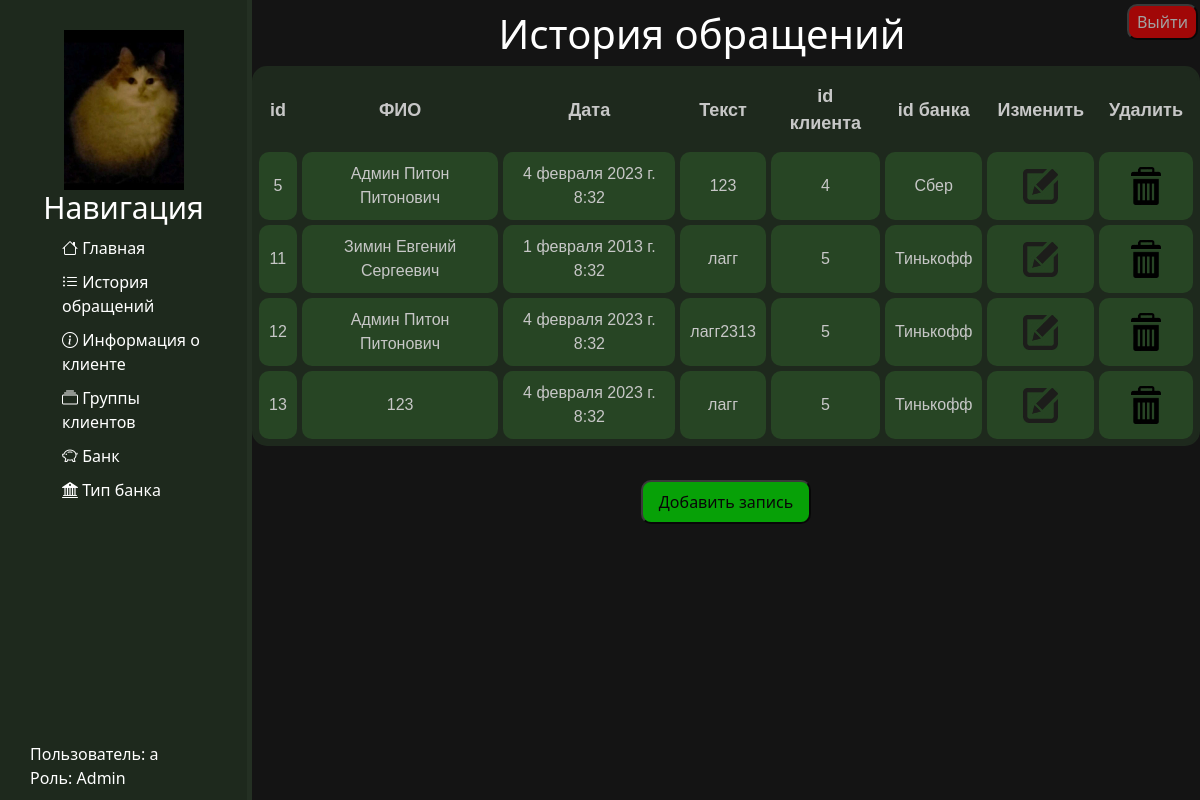
Page /table_show/0 (signed in) on the committed database.
### main/models.py (models this page shows, shortened)
class ClientInfo(models.Model):
    address = models.CharField('Адрес', max_length=150)
    age = models.IntegerField('Возраст', default=0)
    phoneNumber = models.IntegerField('Номер телефона', default=0)
    clientId = models.OneToOneField('ClientGroup', on_delete=models.CASCADE)
    names = ["id", "Адрес", "Возраст", "Номер телефона", "id клиента"]
    def __str__(self):
        return str(self.id)
    class Meta:
        verbose_name = 'Информация о клиенте'
        verbose_name_plural = 'Информация о клиентах'

class CallHistory(models.Model):
    fio = models.CharField('ФИО', max_length=100)
    date = models.DateTimeField('Дата обращения')
    text = models.CharField('Тип обращения', max_length=300)
    clientId = models.ForeignKey('ClientInfo', on_delete=models.CASCADE)##################
    bankId = models.ForeignKey('Bank', on_delete=models.CASCADE)##########################
    names = ["id", "ФИО", "Дата", "Текст", "id клиента", "id банка"]
    class Meta:
        verbose_name = 'История обращений'
        verbose_name_plural = 'История обращений'

class Bank(models.Model):
    bankName = models.CharField('Название банка', max_length=50)
    address = models.CharField('Адрес', max_length=150)
    bankType = models.ManyToManyField('BankType')############################
    names = ["id", "Название банка", "Адрес", "Тип банка"]
    def __str__(self):
        return self.bankName
    class Meta:
        verbose_name = 'Банк'
        verbose_name_plural = 'Банки'

### main/views.py (the view)
# urls.py: path('table_show/<int:idx>', views.table_view, name='table_show'),
def table_view(request, idx):
    role = get_role(request.user)
    locked_tables = [0, 1]
    if idx in locked_tables and (role == "Client" or role == ""):
        return redirect('/main')
    table = []
    model = [CallHistory, ClientInfo, ClientGroup, Bank, BankType]
    table_name = ["История обращений", "Информация о клиенте", "Группы клиентов", "Банк", "Тип банка"]
    if idx == 0:
        for m in CallHistory.objects.all():
            table.append({"id": m.id, 0: m.fio, 1: m.date, 2: m.text, 3: m.clientId, 4: m.bankId})
    elif idx == 1:
        for m in ClientInfo.objects.all():
            table.append({"id": m.id, 0: m.address, 1: m.age, 2: m.phoneNumber, 3: m.clientId})
    elif idx == 2:
        for m in ClientGroup.objects.all():
            table.append({"id": m.id, 0: m.isRelible, 1: m.isVIP, 2: m.type})
    elif idx == 3:
        for m in Bank.objects.all():
            table.append({"id": m.id, 0: m.bankName, 1: m.address, 3: ", ".join(map(str, m.bankType.all()))})
    elif idx == 4:
        for m in BankType.objects.all():
            table.append({"id": m.id, 0: m.bankType})
    return render(request, 'main/table_show.html',
                  {'table_id': idx,
                   'table': table,
                   'names': model[idx].names,
                   'table_name': table_name[idx],
                   'role': role})

### main/views.py (called while the page is built)
def get_role(user):
    template = ""
    if user.is_authenticated:
        if user.is_superuser:
            template = "Admin"
        elif user.groups.filter(name='Client').exists():
            template = "Client"
        elif user.groups.filter(name='Director').exists():
            template = "Director"
    return template

### main/templates/main/table_show.html (shortened to what this page needs)
{% extends 'main/layout.html' %}
{% load static %}
{% block content %}
    <div class="features">
        <h1>{{table_name}}</h1>
    </div>
    <table border="1">
        <tr>
            {% for name in names %}
            <th>{{ name }}</th>
            {% endfor %}
            {% if user.is_authenticated %}
                {% if role == "Admin" or role == "Director" %}
            <th>Изменить</th>
            <th>Удалить</th>
                {% endif %}
            {% endif %}
        </tr>
            {% for t in table %}
            <tr>
                {% for k, v in t.items %}
                <td> {{v}} </td>
                {% endfor %}
                {% if user.is_authenticated %}
                    {% if role == "Admin" or role == "Director" %}
                <td><center><a href="{% url 'table_change' idx=table_id el=t.id command='edit' %}" id="btn1"><img id="edit" src="{% static 'main/img/edit.png' %}"></a></center></td>
                <td><center><a href="{% url 'table_change' idx=table_id el=t.id command='delete' %}" id="btn2"><img id="delete" src="{% static 'main/img/delete.png' %}"></a></center></td>
                    {% endif %}
                {% endif %}
            </tr>
            {% endfor %}
    </table>
        {% if user.is_authenticated %}
            {% if role == "Admin" or role == "Director" %}
        <div class="center">
            <button id="btn3"><a href="{% url 'table_change' idx=table_id el=0 command='add' %}" >Добавить запись</a></button>
        </div>
        {% endif %}
            {% endif %}
{% endblock %}

### main/templates/main/layout.html (shortened to what this page needs)
{% load static %}
<!doctype html>
<html lang="en">
<head>
    <link rel="stylesheet" href="https://cdn.jsdelivr.net/npm/bootstrap@5.2.3/dist/css/bootstrap.min.css">
    <link rel="stylesheet" href="https://cdn.jsdelivr.net/npm/bootstrap-icons@1.10.2/font/bootstrap-icons.css">
    <link rel="stylesheet" href="{% static 'main/css/main.css' %}">
</head>
<body>
    <aside>
        <img src="{% static 'main/img/cat.jpg' %}" alt="Котяра">
        <h3 id="navigation">Навигация</h3>
        <ul>
            <a href="{% url 'home' %}"> <li><i class="bi bi-house"></i> Главная</li> </a>
            {% if user.is_authenticated %}
                {% if role == "Admin" or role == "Director" %}
                <a href="{% url 'table_show' 0 %}"> <li><i class="bi bi-list-ul"></i> История обращений</li> </a>
                <a href="{% url 'table_show' 1 %}"> <li><i class="bi bi-info-circle"></i> Информация о клиенте</li> </a>
                {% endif %}
            {% endif %}
            <a href="{% url 'table_show' 2 %}"> <li><i class="bi bi-collection"></i> Группы клиентов</li> </a>
            <a href="{% url 'table_show' 3 %}"> <li><i class="bi bi-piggy-bank"></i> Банк</li> </a>
            <a href="{% url 'table_show' 4 %}"> <li><i class="bi bi-bank2"></i> Тип банка</li> </a>
        </ul>
        <div id="user">Пользователь: {{user}}<br>
            {% if user.is_authenticated %}
                Роль: {{role}}
            {% endif %}
        </div>
    </aside>
    <main style="height: 100%">
        {% if user.is_authenticated %}
        <div class="reg_log">
            <button id="exitBtn"><a href="{% url 'logout' %}">Выйти</a></button>
        </div>
        {% else %}
        <div class="reg_log">
            <button id="regBtn"><a href="{% url 'registration' %}">Зарегистрироваться</a></button>
            <button id="logBtn"><a href="{% url 'login' %}">Вход</a></button>
        </div>
        {% endif %}
        {% block content %}
        {% endblock %}
    </main>
</body>
</html>

### main/static/main/css/main.css (style rules this page uses)
html { overflow:hidden; overflow-y:hidden; overflow-x:hidden; }
body { background-color: #141414; }
aside { float: left; background: #1e291d; width: 21%; padding: 2.5%; height: 100vh; color: white; border-right: 5px solid #243023; }
aside img { width: 15vh; display: block; margin-left: auto; margin-right: auto; }
aside h3 { text-align: center; margin-left: auto; margin-right: auto; font-size: 30px; color: white; }
aside ul { list-style: none }
aside ul li { color: white; display: block; margin-top: 10px; transition: all .2s ease; }
aside ul li, aside ul a { text-decoration: none; }
main .features h1 { float: left; color: white; margin-top: 10px; text-align: center; width: 75%; }
table { margin-left: auto; margin-right: auto; font-family: "Lucida Sans Unicode", "Lucida Grande", Sans-Serif; text-align: left; border-collapse: separate; border-radius: 15px; border-spacing: 5px; background: #1e291d; color: #c7c7c7; border: 2px solid #1e291d; }
table th { font-size: 18px; padding: 10px; text-align:center; }
table td { border-collapse: separate; border-radius: 10px; background: #274524; padding: 10px; text-align:center; }
#edit { width: 35px; display: block; }
#delete { width: 30px; display: block; }
#btn1 { background: transparent; border: 0px }
#btn2 { background: transparent; border: 0px }
#btn3 { color: black; background: lime; padding: 8px 16px; text-align: center; font-size: 16px; margin: 4px 2px; opacity: 0.6; transition: 0.3s; display: inline-block; cursor: pointer; border-radius: 10px; }
#btn3 a { color: black; text-decoration: none; }
#exitBtn { color: black; background: red; padding: 4px 8px; text-align: center; font-size: 16px; margin: 4px 2px; opacity: 0.6; transition: 0.3s; display: inline-block; cursor: pointer; border-radius: 10px; }
#exitBtn a { color: white; text-decoration: none; }
.center { margin-top: 30px; text-align: center; }
.reg_log { position: absolute; right: 0px; }
#user { position:absolute; bottom:10px; }

### rows in the picture
ClientInfo: t "5", id "4"
CallHistory: t "Админ Питон Питонович" "4 февраля 2023 г. 8:32" "123"
Bank: bankName "Сбер"
ClientInfo: t "11" "12" "13", id "5"
CallHistory: t "Зимин Евгений Сергеевич" "1 февраля 2013 г. 8:32" "лагг"
Bank: bankName "Тинькофф"
CallHistory: t "Админ Питон Питонович" "4 февраля 2023 г. 8:32" "лагг2313"
CallHistory: t "123" "4 февраля 2023 г. 8:32" "лагг"

### other values in the picture
{{ user }} "a"
{{ role }} "Admin"
{{ table_name }} "История обращений"
{{ name }} "id" "ФИО" "Дата" "Текст" "id клиента" "id банка"
